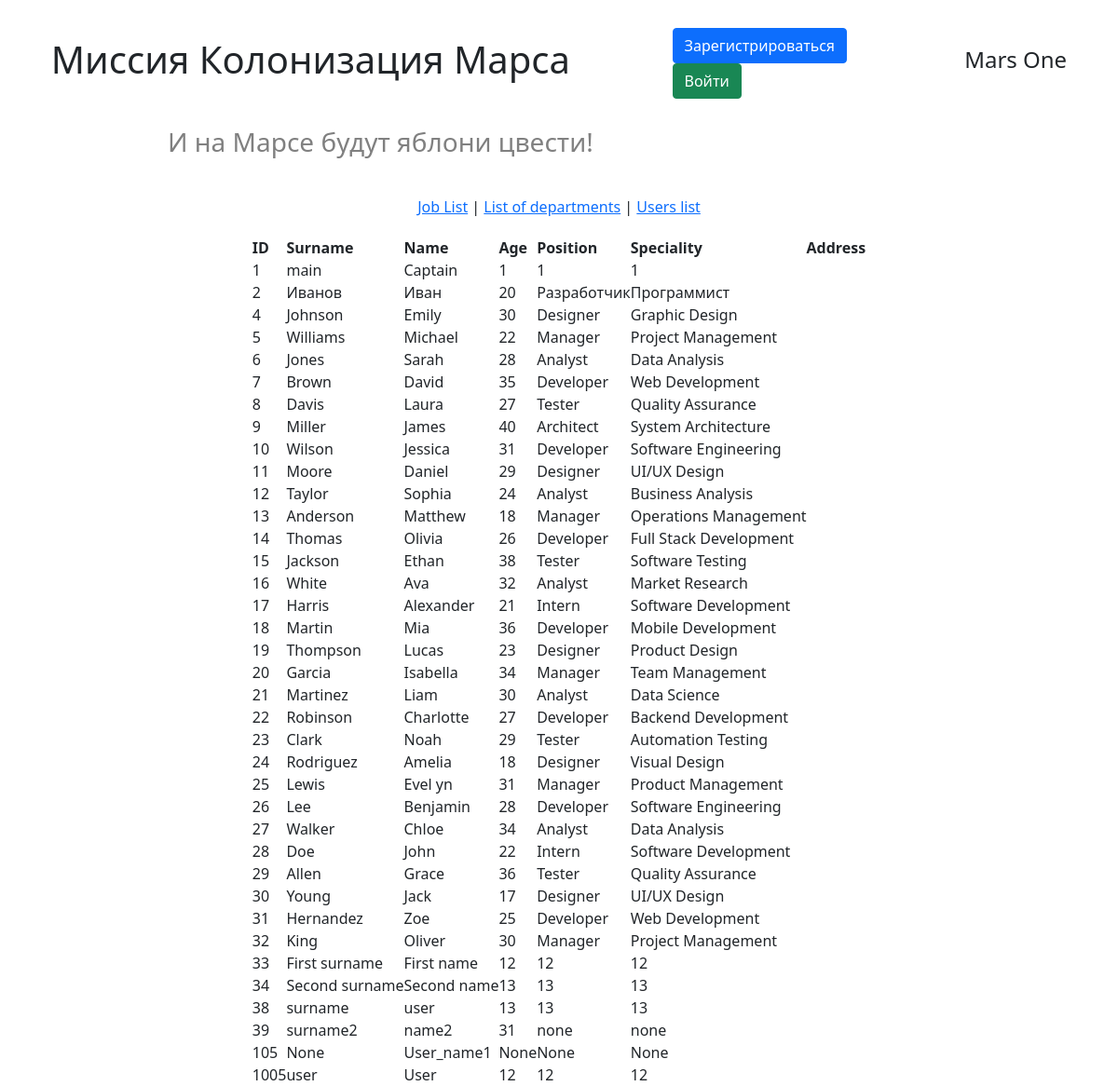
The app's page /user_list, older data.
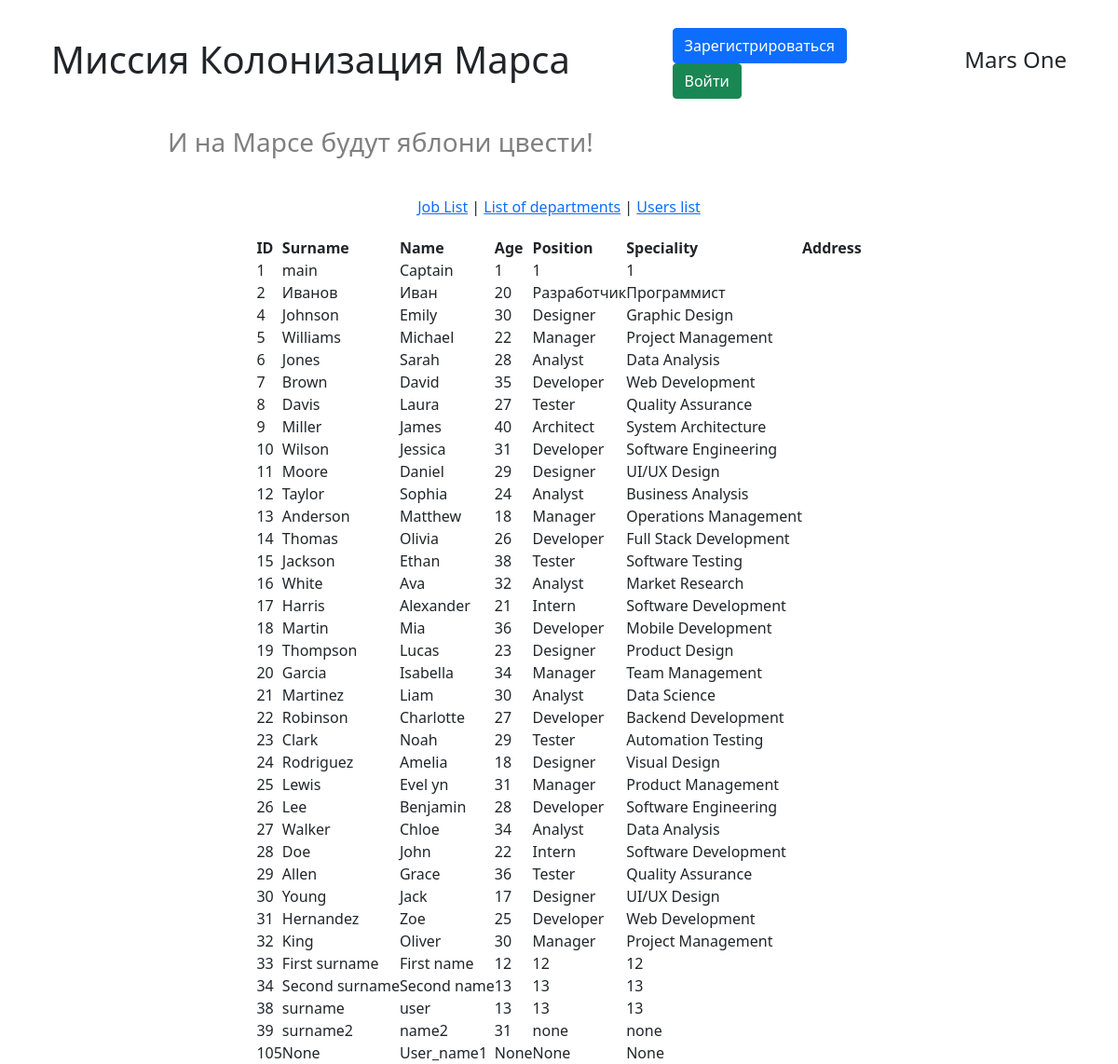
The same page, newer data.
### models/users.py (models this page shows, shortened)
class User(SqlAlchemyBase, UserMixin):
    __tablename__ = 'users'
    id = sqlalchemy.Column(sqlalchemy.Integer,
                           primary_key=True, autoincrement=True)
    name = sqlalchemy.Column(sqlalchemy.String, nullable=True)
    surname = sqlalchemy.Column(sqlalchemy.String, nullable=True)
    age = sqlalchemy.Column(sqlalchemy.String, nullable=True)
    email = sqlalchemy.Column(sqlalchemy.String,
                              index=True, unique=True, nullable=True)
    position = sqlalchemy.Column(sqlalchemy.String, nullable=True)
    speciality = sqlalchemy.Column(sqlalchemy.String, nullable=True)
    hashed_password = sqlalchemy.Column(sqlalchemy.String, nullable=True)
    modified_date = sqlalchemy.Column(sqlalchemy.DateTime,
                                     default=datetime.datetime.now)
    news = relationship("News", back_populates='user')

### handlers/work_with_users.py (the view)
@work_with_users_bp.route('/user_list')
def get_user_list():
    messages = get_flashed_messages()
    db_sess = db_session.create_session()
    users = db_sess.query(User).all()
    db_sess.close()
    return render_template('user_list.html', users=users, messages=messages)

### data/db_session.py (called while the page is built)
def create_session() -> Session:
    global __factory
    if __factory is None:
        raise Exception("Session factory is not initialized. Make sure to call global_init() first.")
    return __factory()

### templates/user_list.html (shortened to what this page needs)
{% extends "base.html" %}
{% block content %}
<table>
    <thead>
        <tr>
            <th>ID</th>
            <th>Surname</th>
            <th>Name</th>
            <th>Age</th>
            <th>Position</th>
            <th>Speciality</th>
            <th>Address</th>
        </tr>
    </thead>
{% for user in users %}
    <tr>
        <td>{{ user.id }}</td>
        <td>{{ user.surname }}</td>
        <td>{{ user.name }}</td>
        <td>{{ user.age }}</td>
        <td>{{ user.position }}</td>
        <td>{{ user.speciality }}</td>
        <td>{{ user.address }}</td>
    </tr>
{% endfor %}
</table>
{% endblock %}

Row changes from the older to the newer data that the page shows:
removed User: id "1005", surname "user", name "User", age "12", position "12", speciality "12"
